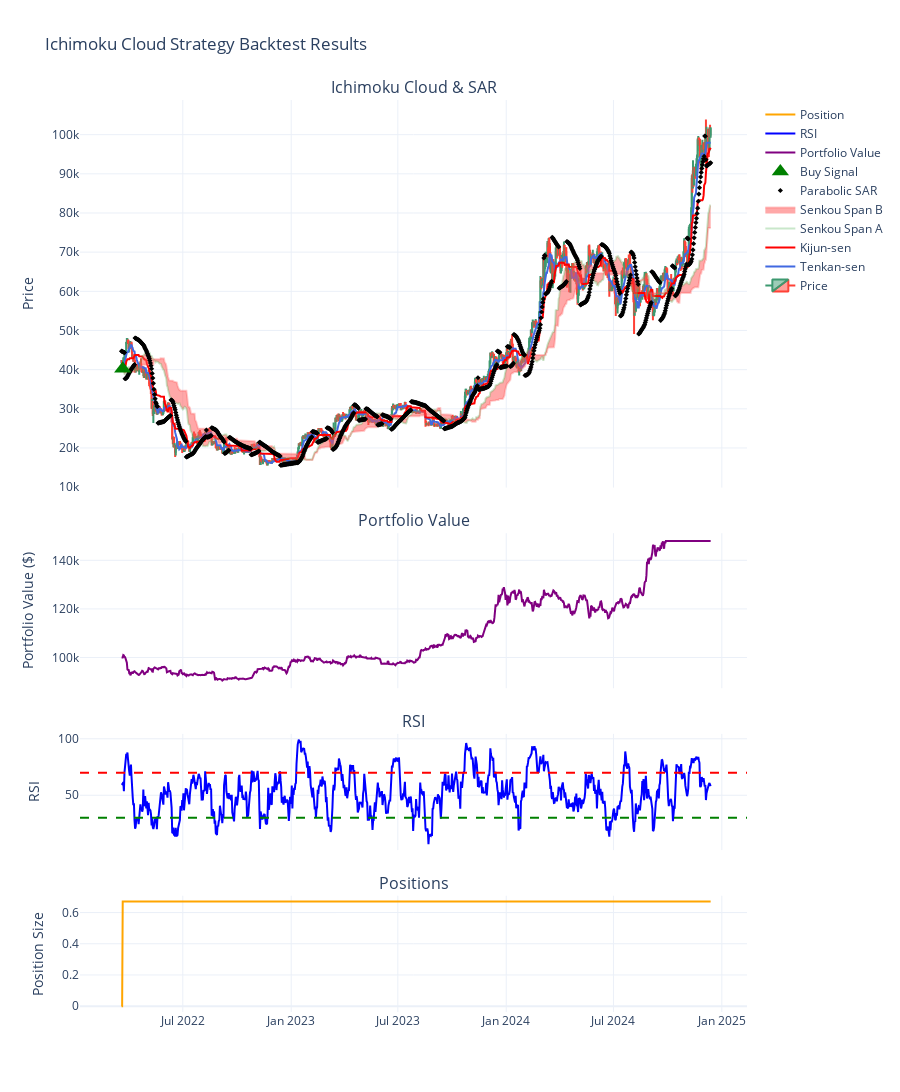

This figure's notebook cell:
### Code cell
if __name__ == '__main__':
    # Veri al
    data = yf.download("BTC-USD", start="2022-01-01")
    
    # Göstergeleri hesapla
    data = calculate_indicators(data)
    
    # Backtest'i çalıştır
    data, results = run_backtest(data)
    
    print_trade_summary(data)
    # Sonuçları görselleştir
    plot_strategy(data)

### Figure 1 — Plotly figure (JSON) as saved in the notebook; plotly's stock layout.template omitted (floating-point values rounded to 4 significant figures; data arrays with more than 128 entries replaced by an {"elided": "..."} marker saying what was removed)
{"data": [{"close": {"elided": "1001 float values"}, "high": {"elided": "1001 float values"}, "low": {"elided": "1001 float values"}, "name": "Price", "open": {"elided": "1001 float values"}, "type": "candlestick", "x": {"elided": "1001 str values"}, "xaxis": "x", "yaxis": "y"}, {"line": {"color": "royalblue"}, "name": "Tenkan-sen", "type": "scatter", "x": {"elided": "1001 str values"}, "xaxis": "x", "y": {"elided": "1001 float values"}, "yaxis": "y"}, {"line": {"color": "red"}, "name": "Kijun-sen", "type": "scatter", "x": {"elided": "1001 str values"}, "xaxis": "x", "y": {"elided": "1001 float values"}, "yaxis": "y"}, {"line": {"color": "rgba(76,175,80,0.3)"}, "name": "Senkou Span A", "type": "scatter", "x": {"elided": "1001 str values"}, "xaxis": "x", "y": {"elided": "1001 float values"}, "yaxis": "y"}, {"fill": "tonexty", "line": {"color": "rgba(255,82,82,0.3)"}, "name": "Senkou Span B", "type": "scatter", "x": {"elided": "1001 str values"}, "xaxis": "x", "y": {"elided": "1001 float values"}, "yaxis": "y"}, {"marker": {"color": "black", "size": 4, "symbol": "diamond"}, "mode": "markers", "name": "Parabolic SAR", "type": "scatter", "x": {"elided": "1001 str values"}, "xaxis": "x", "y": {"elided": "1001 float values"}, "yaxis": "y"}, {"marker": {"color": "green", "size": 15, "symbol": "triangle-up"}, "mode": "markers", "name": "Buy Signal", "type": "scatter", "x": ["2022-03-21T00:00:00"], "xaxis": "x", "y": [40260.0], "yaxis": "y"}, {"marker": {"color": "red", "size": 15, "symbol": "triangle-down"}, "mode": "markers", "name": "Sell Signal", "type": "scatter", "x": [], "xaxis": "x", "y": [], "yaxis": "y"}, {"line": {"color": "purple"}, "name": "Portfolio Value", "type": "scatter", "x": {"elided": "1001 str values"}, "xaxis": "x2", "y": {"elided": "1001 float values"}, "yaxis": "y2"}, {"line": {"color": "blue"}, "name": "RSI", "type": "scatter", "x": {"elided": "1001 str values"}, "xaxis": "x3", "y": {"elided": "1001 float values"}, "yaxis": "y3"}, {"line": {"color": "orange"}, "name": "Position", "type": "scatter", "x": {"elided": "1001 str values"}, "xaxis": "x4", "y": {"elided": "1001 float values"}, "yaxis": "y4"}], "layout": {"annotations": [{"font": {"size": 16}, "showarrow": false, "text": "Ichimoku Cloud & SAR", "x": 0.5, "xanchor": "center", "xref": "paper", "y": 1, "yanchor": "bottom", "yref": "paper"}, {"font": {"size": 16}, "showarrow": false, "text": "Portfolio Value", "x": 0.5, "xanchor": "center", "xref": "paper", "y": 0.525, "yanchor": "bottom", "yref": "paper"}, {"font": {"size": 16}, "showarrow": false, "text": "RSI", "x": 0.5, "xanchor": "center", "xref": "paper", "y": 0.305, "yanchor": "bottom", "yref": "paper"}, {"font": {"size": 16}, "showarrow": false, "text": "Positions", "x": 0.5, "xanchor": "center", "xref": "paper", "y": 0.1275, "yanchor": "bottom", "yref": "paper"}], "height": 1200, "shapes": [{"line": {"color": "red", "dash": "dash"}, "type": "line", "x0": 0, "x1": 1, "xref": "x3 domain", "y0": 70, "y1": 70, "yref": "y3"}, {"line": {"color": "green", "dash": "dash"}, "type": "line", "x0": 0, "x1": 1, "xref": "x3 domain", "y0": 30, "y1": 30, "yref": "y3"}], "showlegend": true, "title": {"text": "Ichimoku Cloud Strategy Backtest Results"}, "xaxis": {"anchor": "y", "domain": [0, 1], "matches": "x4", "rangeslider": {"visible": false}, "showticklabels": false}, "xaxis2": {"anchor": "y2", "domain": [0, 1], "matches": "x4", "showticklabels": false}, "xaxis3": {"anchor": "y3", "domain": [0, 1], "matches": "x4", "showticklabels": false}, "xaxis4": {"anchor": "y4", "domain": [0, 1]}, "yaxis": {"anchor": "x", "domain": [0.575, 1], "title": {"text": "Price"}}, "yaxis2": {"anchor": "x2", "domain": [0.355, 0.525], "title": {"text": "Portfolio Value ($)"}}, "yaxis3": {"anchor": "x3", "domain": [0.1775, 0.305], "title": {"text": "RSI"}}, "yaxis4": {"anchor": "x4", "domain": [0, 0.1275], "title": {"text": "Position Size"}}}}
